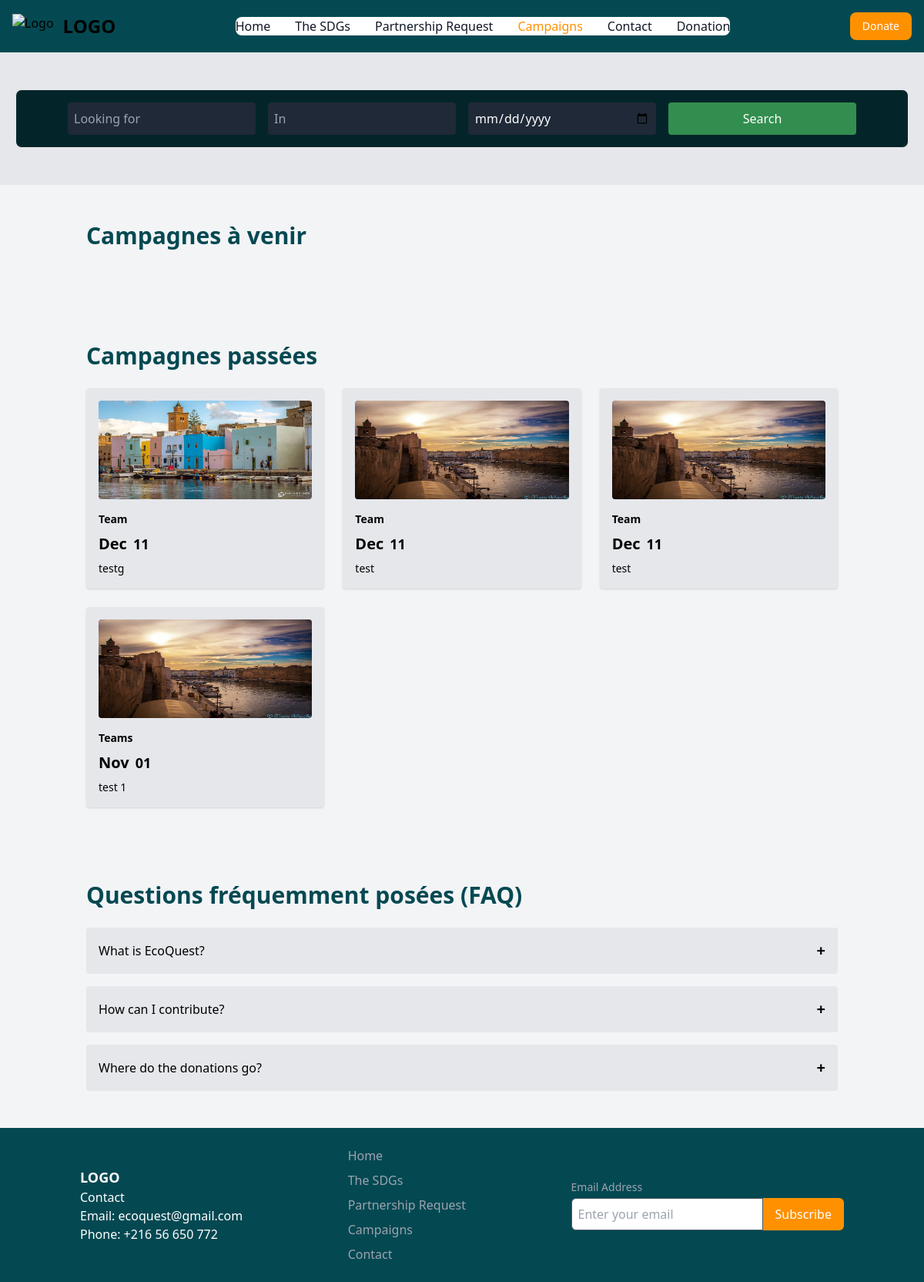
The app's page /Main/Event.php, older data.
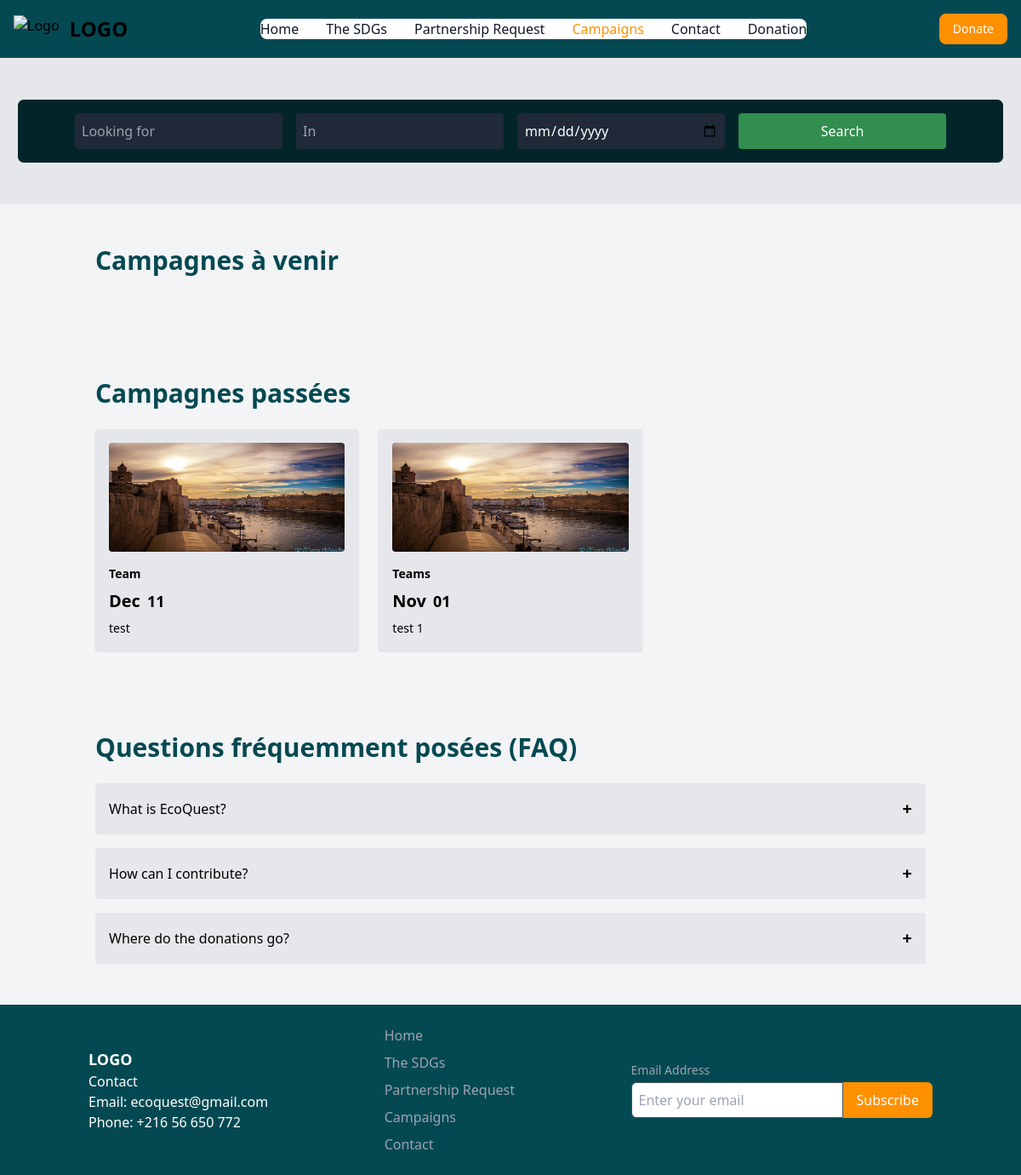
The same page, newer data.
### tables this page shows
CREATE TABLE `evenements` (
  `IDevent` int(11) NOT NULL,
  `Nom` varchar(20) NOT NULL,
  `Description` varchar(1000) NOT NULL,
  `Location` varchar(100) NOT NULL,
  `Date` date NOT NULL,
  `startTime` time NOT NULL,
  `endTime` time NOT NULL,
  `eventType` varchar(20) NOT NULL,
  `Status` varchar(20) NOT NULL,
  `eventImage` varchar(20) NOT NULL,
  `trash` float NOT NULL
);

### Main/Event.php (the view, shortened to what this page needs)
<!DOCTYPE html>
<html lang="en">
<head>
    <script src="https://cdn.tailwindcss.com"></script>
</head>
<body class="bg-gray-100 ">
    <nav
        class="bg-[#044952] dark:bg-[#044952] fixed w-full z-20 top-0 start-0 border-b border-gray-200 dark:border-gray-600">
        <div class="max-w-screen-xl flex flex-wrap items-center justify-between mx-auto p-4">
            <a href="#" class="flex items-center space-x-3 rtl:space-x-reverse">
                <img src="https://flowbite.com/docs/images/logo.svg" class="h-8" alt="Logo">
                <span class="self-center text-2xl font-semibold whitespace-nowrap dark:text-white">LOGO</span>
            </a>
            <div class="flex md:order-2 space-x-3 md:space-x-0 rtl:space-x-reverse">
                <button type="button"
                    class="text-white bg-[#FF9100] hover:bg-green-800 duration-300 focus:ring-4 focus:outline-none focus:ring-blue-300 font-medium rounded-lg text-sm px-4 py-2 text-center dark:bg-[#FF9100] dark:hover:bg-[#FFCE00] dark:focus:ring-[#1d3b24]">
                    Donate
                </button>
            </div>
            <div id="navbar-sticky" class="hidden items-center justify-between w-full md:flex md:w-auto md:order-1">
                <ul
                    class="flex flex-col p-4 md:p-0 mt-4 font-medium border  rounded-lg bg-gray-50 md:space-x-8 rtl:space-x-reverse md:flex-row md:mt-0 md:border-0 md:bg-white dark:bg-gray-800 md:dark:bg-[#044952] dark:border-gray-700">
                    <li>
                        <a href="home.php"
                            class="block py-2 px-3 text-gray-900  rounded hover:bg-gray-100 md:hover:bg-transparent md:hover:text-[#FF9100] md:p-0 md:dark:hover:text-[#FF9100] dark:text-white dark:hover:bg-gray-700 dark:hover:text-white md:dark:hover:bg-transparent dark:border-gray-700">Home</a>
                    </li>
                    <li>
                        <a href="#"
                            class="block py-2 px-3 text-gray-900 rounded hover:bg-gray-100 md:hover:bg-transparent md:hover:text-[#FF9100] md:p-0 md:dark:hover:text-[#FF9100] dark:text-white dark:hover:bg-gray-700 dark:hover:text-white md:dark:hover:bg-transparent dark:border-gray-700">The
                            SDGs</a>
                    </li>
                    <li>
                        <a href="becomePartner.php"
                            class="block py-2 px-3 text-gray-900 rounded hover:bg-gray-100 md:hover:bg-transparent md:hover:text-[#FF9100] md:p-0 md:dark:hover:text-[#FF9100] dark:text-white dark:hover:bg-gray-700 dark:hover:text-white md:dark:hover:bg-transparent dark:border-gray-700">Partnership
                            Request</a>
                    </li>
                    <li>
                        <a href="Event.php"
                            class="block py-2 px-3 text-white bg-[#FF9100] rounded md:bg-transparent md:text-[#FF9100] md:p-0 md:dark:text-[#FF9100]">Campaigns</a>
                    </li>
                    <li>
                        <a href="Contact.html"
                            class="block py-2 px-3 text-gray-900 rounded hover:bg-gray-100 md:hover:bg-transparent md:hover:text-[#FF9100] md:p-0 md:dark:hover:text-[#FF9100] dark:text-white dark:hover:bg-gray-700 dark:hover:text-white md:dark:hover:bg-transparent dark:border-gray-700">Contact</a>
                    </li>
                    <li>
                        <a href="Donation.html"
                            class="block py-2 px-3 text-gray-900 rounded hover:bg-gray-100 md:hover:bg-transparent md:hover:text-[#FF9100] md:p-0 md:dark:hover:text-[#FF9100] dark:text-white dark:hover:bg-gray-700 dark:hover:text-white md:dark:hover:bg-transparent dark:border-gray-700"
                            aria-current="page">Donation</a>
                    </li>
                </ul>
            </div>
        </div>
    </nav>
    <section class="relative bg-gray-200 h-60 flex items-center justify-center ">
        <div class="absolute inset-0"></div>
        <div class="absolute bottom-12 left-0 right-0 bg-[#032529] text-white p-4  border rounded-lg mx-5">
                <form action="event.php"  method="get" enctype="multipart/form-data" >
                <div class="container mx-auto grid grid-cols-1 md:grid-cols-4 gap-4">
                <input id="searchQuery" name="name" type="text" placeholder="Looking for"
                    class="p-2 rounded bg-gray-800 text-white">
                <input id="searchLocation" type="text" placeholder="In" name="location" class="p-2 rounded bg-gray-800 text-white">
                <input id="searchDate" name="date" type="date" class="p-2 rounded bg-gray-800 text-white">
                <button type="submit" name="search" class="bg-[#328E4E] p-2 rounded">Search</button>
                </div>
                <?php
                    $eventName= isset($_GET['name']) ? $_GET['name'] : '';
                    $eventLocation= isset($_GET['location']) ? $_GET['location'] : '';
                    $eventDate= isset($_GET['date']) ? $_GET['date'] : '';
                ?>
                </form>
        </div>
    </section>
     <?php
     if($eventName ==="" && $eventLocation ==="" && $eventDate ===""){
      ?>
    <section class="container mx-auto py-12 px-6">
    <h2 class="text-3xl font-semibold mb-6 text-[#044952]">Campagnes à venir</h2>
             <?php
                include "conn.php";
             ?>
    </section>
    <section class="container mx-auto py-12 px-6">
        <h2 class="text-3xl font-semibold mb-6 text-[#044952]">Campagnes passées</h2>
        <div class="grid grid-cols-1 sm:grid-cols-2 md:grid-cols-3 gap-6">
            <?php
                $req1="select IDevent, DATE_FORMAT(Date, '%b') as month, DATE_FORMAT(Date, '%d') as day, Nom, eventType,eventImage from evenements where date < CURDATE()";
                $res1=mysqli_query($conn, $req1);
                while($row1=mysqli_fetch_assoc($res1)){
                    echo(' <a href="eventDetail.php?eventID='.$row1['IDevent'].'">           <div
                class="bg-gray-200 shadow rounded p-4 hover:shadow-lg transform hover:scale-105 transition duration-300">
                <img src="../uploads/'.$row1['eventImage'].'" class="w-full h-32  rounded"/>
                <div class="mt-4 text-sm font-bold">'.$row1['eventType'].'</div>
                <div class="flex items-center space-x-2 mt-2">
                    <div class="text-xl font-bold">'.$row1['month'].'</div>
                    <div class="text-lg font-bold">'.$row1['day'].'</div>
                </div>
                <p class="text-sm mt-2">'.$row1['Nom'].'</p>
            </div></a>');
                }
             ?>
        </div>
    </section>
    <?php
     }
      ?>
    <section class="container mx-auto py-12 px-6">
        <h2 class="text-3xl font-semibold mb-6 text-[#044952]">Questions fréquemment posées (FAQ)</h2>
        <div class="space-y-4">
            <div class="bg-gray-200 rounded p-4">
                <div class="flex justify-between items-center">
                    <p>What is EcoQuest?</p>
                    <button onclick="toggleFAQ('faq1')" class="text-xl font-bold">+</button>
                </div>
            </div>
            <div class="bg-gray-200 rounded p-4">
                <div class="flex justify-between items-center">
                    <p>How can I contribute?</p>
                    <button onclick="toggleFAQ('faq2')" class="text-xl font-bold">+</button>
                </div>
            </div>
            <div class="bg-gray-200 rounded p-4">
                <div class="flex justify-between items-center">
                    <p>Where do the donations go?</p>
                    <button onclick="toggleFAQ('faq3')" class="text-xl font-bold">+</button>
                </div>
            </div>
        </div>
    </section>
    <footer class="bg-[#044952] text-white py-6">
        <div
            class="container mx-auto px-4 space-y-4 md:space-y-0 md:flex md:justify-between sm:items-center sm:justify-center">
            <div>
                <p class="text-lg font-bold">LOGO</p>
                <p>Contact</p>
                <p>Email: ecoquest@gmail.com</p>
                <p>Phone: +216 56 650 772</p>
            </div>
            <nav class="space-y-2">
                <a href="#" class="block text-gray-400 hover:text-white">Home</a>
                <a href="#" class="block text-gray-400 hover:text-white">The SDGs</a>
                <a href="#" class="block text-gray-400 hover:text-white">Partnership Request</a>
                <a href="#" class="block text-gray-400 hover:text-white">Campaigns</a>
                <a href="#" class="block text-gray-400 hover:text-white">Contact</a>
            </nav>
            <div>
                <label for="newsletter" class="block text-sm font-medium text-gray-400">Email Address</label>
                <div class="flex mt-1">
                    <input type="email" id="newsletter"
                        class="p-2 border border-gray-600 rounded-l-md focus:ring-blue-500 focus:border-blue-500"
                        placeholder="Enter your email">
                    <button
                        class="bg-[#FF9100] text-white px-4 py-2 rounded-r-md hover:bg-[#FFCE00] duration-300 transition">
                        Subscribe
                    </button>
                </div>
            </div>
        </div>
    </footer>
</body>
</html>

Row changes from the older to the newer data that the page shows:
no longer on this page (row edited): evenements: eventImage (picture), eventType "Team", month "Dec", day "11", Nom "testg"
removed evenements: eventImage (picture), eventType "Team", month "Dec", day "11", Nom "test"
